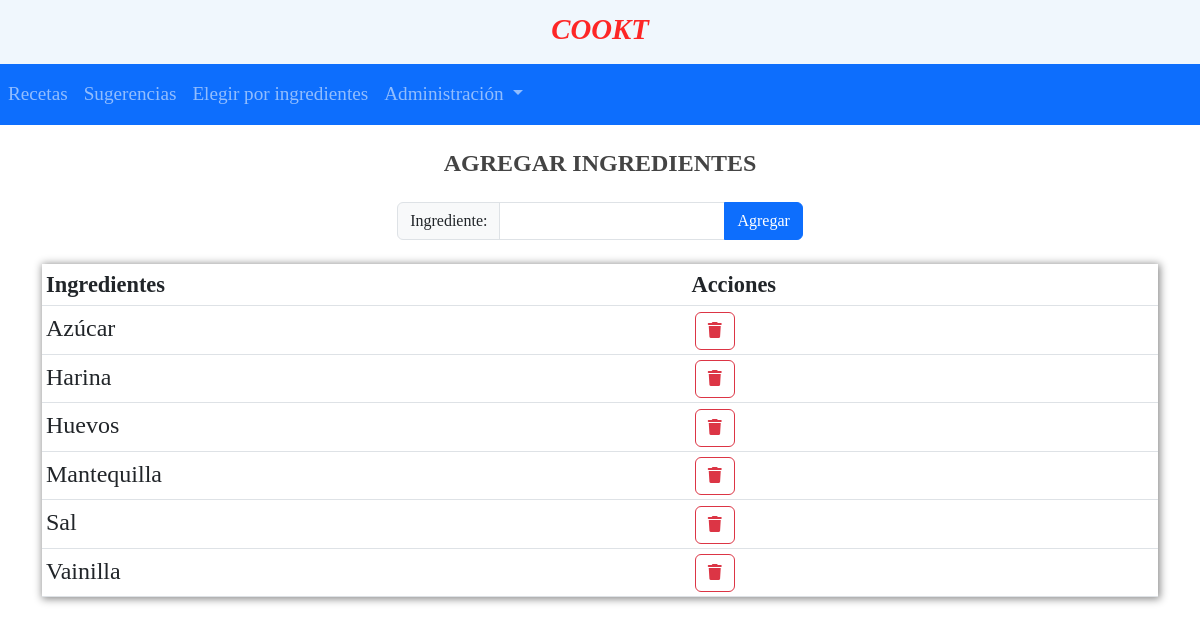
Page /views/add_ingredients.php on the earlier database version.
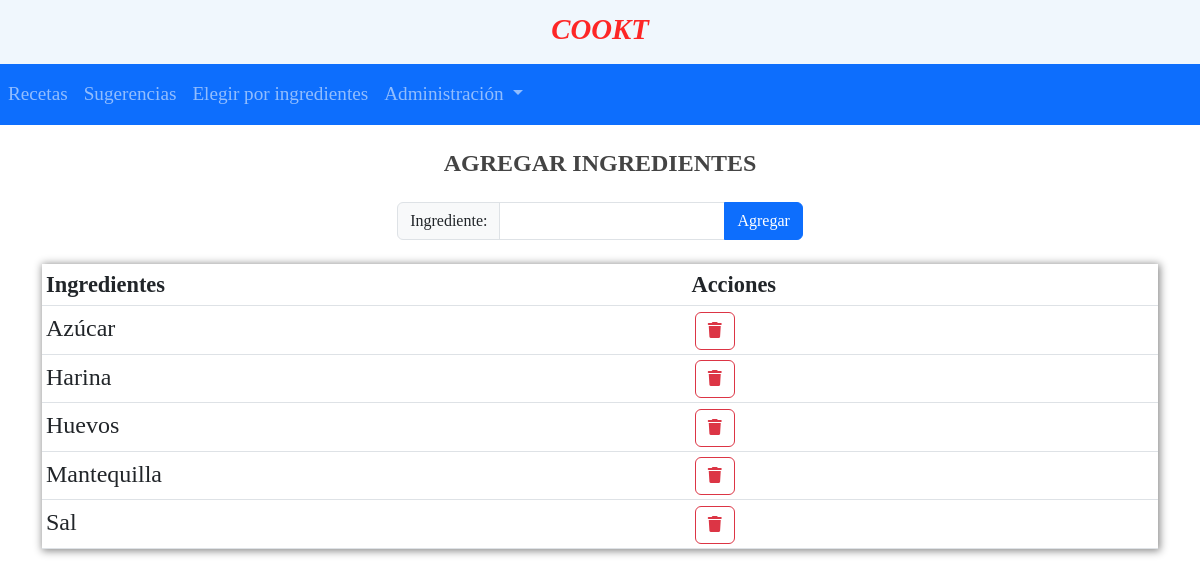
Same page on the later database version.
### tables this page shows
CREATE TABLE `ingredients` (
  `id` int NOT NULL AUTO_INCREMENT,
  `ingredient` varchar(50) NOT NULL,
  PRIMARY KEY (`id`),
  UNIQUE KEY `ingredient` (`ingredient`)
);

### views/add_ingredients.php (the view, shortened to what this page needs)
<?php
require_once ("../modules/head.php");
require_once ("../config/db_Connection.php");
require_once ("../modules/nav.php");
?>
<link rel="stylesheet" href="../styles/styles.css">
<main class="container p-4">
    <div class="row text-center justify-content-center">
    <h3>AGREGAR INGREDIENTES</h3>
        <form method="POST" action="../actions/create.php" autocomplete="off" class="mt-3 col-auto">
            <div class="input-group mb-4">
                <label  class="input-group-text" for="add_ingredient">Ingrediente: </label>
                <input  class="form-control" type="text" id="add_ingredient" name="add_ingredient">
                <input class="btn btn-primary" type="submit" value="Agregar">
            </div>
        </form>
    </div>
    <div class="row">
         <?php
            $sql = "SELECT ingredient FROM ingredients";
            $result = $conn -> query($sql);
            if($result -> num_rows > 0){
        ?>
        <table class="table table-sm p-4 col-auto">
            <thead>
                <tr>
                    <th>Ingredientes</th>
                    <th>Acciones</th>
                </tr>
            </thead>
            <tbody>
            <?php
                while($row = $result -> fetch_assoc()){
                    $html = "<tr>";
                    $html .= "<td>" . ucfirst($row['ingredient']) . "</td>";
                    $html .= "<td>";
                    $html .= "<a href='../actions/delete.php?ingredientname=" . $row['ingredient'] . "' " . "class='btn btn-outline-danger' title='Eliminar'><i class='fa-solid fa-trash'></i></a>";
                    $html .= "</td>";
                    $html .= "</tr>";
                    echo $html;
                }
            ?>
            </tbody>
        </table>
            <?php
            } else {
                $html = "<p>";
                $html .= "Agregue los ingredientes...";
                $html .= "</p>";
                echo $html;
            }
            ?>
    </div>
</main>
<?php
require_once ("../modules/footer.php");
?>

Differences in the rows shown:
removed ingredients: ingredient "Vainilla"
